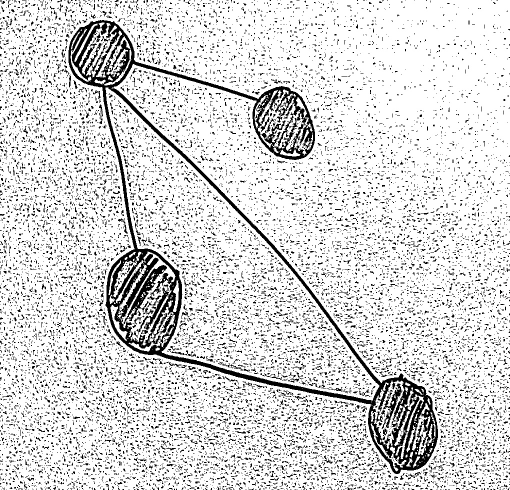
#> input picture imgPd1.jpg, 1020 x 980 px (shown at 1/2 size)
$ python -i preprocessing.py   (imports and definitions only)
#> lines starting #> are read from the running program, lines starting #| are printed output that depends on the picture; after the words box and inside, x2 and y2 are one past the last pixel; in counts of white or black regions, pixels touching at a corner belong together
#> further down, picture is the input picture: shape (980, 1020, 3); min 0, max 255, mean 215.9
import cv2 as cv
import numpy as np

def preprocessingMain(img):
    img = cv.cvtColor(img, cv.COLOR_BGR2GRAY)
    img = cv.resize(img, (1020, 980))
    h,w=img.shape
#> h = 980; w = 1020
    bg=np.array([ [img[0,0], img[0,-1]],[img[-1,0],img[-1,-1]] ])
#> bg = [[254, 255], [254, 255]]
    bg=cv.resize(bg, (w, h))
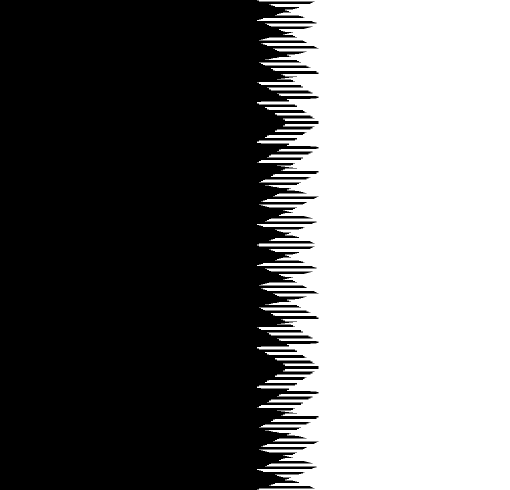
#> bg: shape (980, 1020) (shown at 1/2 size); values 254 (black) and 255 (white), 43.6% white; 1 white region, box (x1, y1, x2, y2) and area: (514, 0, 1020, 980) 435876
    img=cv.absdiff(img,bg)
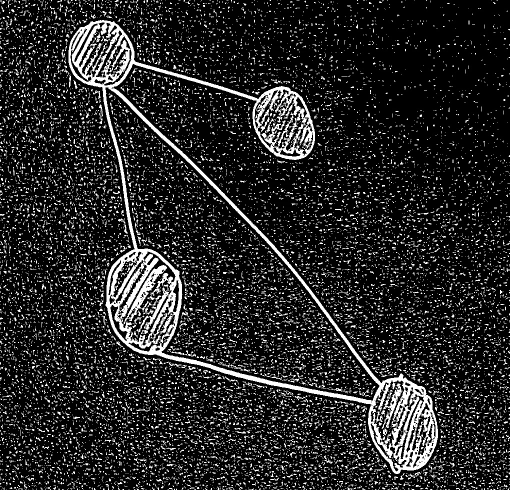
#> img: shape (980, 1020) (shown at 1/2 size); min 0, max 255, mean 39.1
    bw=cv.threshold(img, 40, 255, cv.THRESH_BINARY_INV)[1]
#> bw: shape (980, 1020); 84.8% white; 14336 black regions (13476 under 20 px), largest, box (x1, y1, x2, y2) and area: (137, 40, 876, 948) 50751, (247, 530, 334, 648) 1807, (763, 767, 805, 858) 937
    retval, labels, stats, centroids=cv.connectedComponentsWithStats(bw)
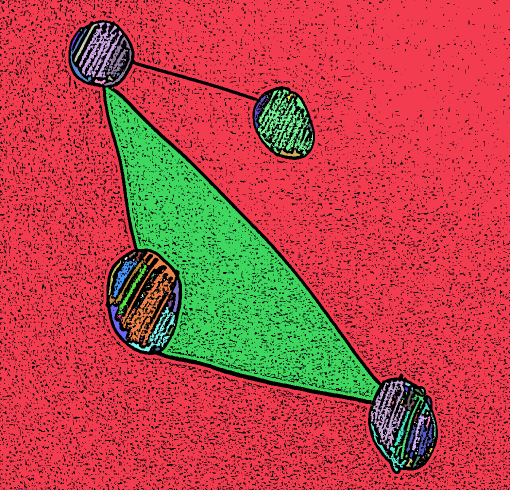
#> labels: shape (980, 1020) int32 (shown at 1/2 size); 227 distinct labels, from 0 to 226; one colour per label, 0 black
#> retval = 227; stats = 227 rows, first 6: [0, 0, 1020, 980, 151678], [0, 0, 1020, 980, 708182], [158, 45, 86, 110, 3165], [149, 47, 46, 77, 402], [171, 56, 1, 1, 1], [161, 59, 3, 3, 6]; centroids = 227 pairs, first value 0 to 869, second value 56 to 978.8
    idx=np.nonzero(stats[:,4]<5000) # select by area
    bw=bw-255*np.isin(labels, idx)
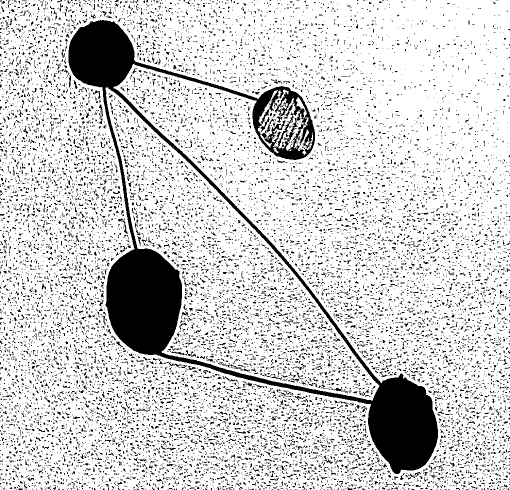
#> bw: shape (980, 1020) int64 (shown at 1/2 size); 82.3% white; 14216 black regions (13381 under 20 px), largest, box (x1, y1, x2, y2) and area: (137, 40, 876, 948) 80228, (523, 249, 540, 277) 140, (521, 218, 538, 248) 132
    bw=cv.bitwise_not(np.uint8(bw))
    cv.imwrite("debugPics/0imgAfterPreprocessing.png", bw)
    return bw

def alternativeGaussianPreprocessing(img):
    img = cv.cvtColor(img, cv.COLOR_BGR2GRAY)
    img = cv.resize(img, (1020, 980))
    img = cv.GaussianBlur(img,(11, 11),0)
    img = cv.adaptiveThreshold(img,255,cv.ADAPTIVE_THRESH_GAUSSIAN_C,cv.THRESH_BINARY_INV,11,2)
    cv.imwrite("debugPics/0imgAfterPreprocessing.png", img)
    return img

def alternativeOtsuPreprocessing(img):
    img = cv.cvtColor(img, cv.COLOR_BGR2GRAY)
    img = cv.resize(img, (1020, 980))
    #img = cv.GaussianBlur(img,(5,5),0)
    hist,img = cv.threshold(img,0,255,cv.THRESH_BINARY_INV+cv.THRESH_OTSU)
    cv.imwrite("debugPics/0imgAfterPreprocessing.png", img)
    return img

def binarizationTests(imgs):
    num = 0
    for i in imgs:
        img = cv.imread(i)
        cv.imwrite(f"debugPics/img{num}AfterPreprocessingGaussian.png", alternativeGaussianPreprocessing(img) )
        cv.imwrite(f"debugPics/img{num}AfterPreprocessingOtsu.png",  alternativeOtsuPreprocessing(img) )
        cv.imwrite(f"debugPics/img{num}AfterPreprocessingMain.png", preprocessingMain(img) )
        num+=1

>>> import cv2
>>> picture = cv2.imread('imgPd1.jpg')
>>> result = preprocessingMain(picture)

$ run again, on imgPd2.jpg
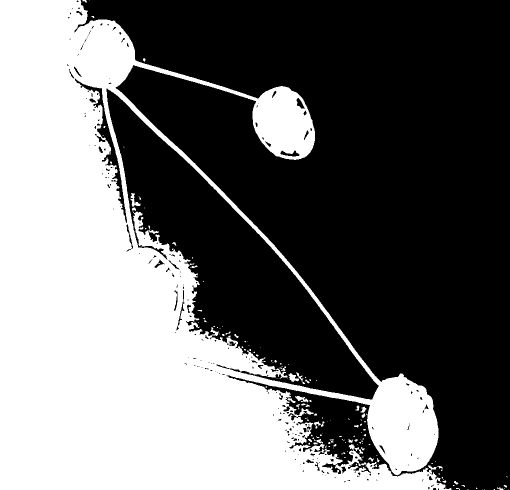
#> input picture imgPd2.jpg, 1020 x 980 px (shown at 1/2 size)
#> picture is the input picture: shape (980, 1020, 3); min 0, max 255, mean 107.2
#> in preprocessingMain, `bg=np.array([ [img[0,0], img[0,-1]],[img[-1,0],img[-1,-1]] ])`: bg = [[255, 0], [255, 0]]
#> in preprocessingMain, `retval, labels, stats, centroids=cv.connectedComponentsWithStats(bw)`:
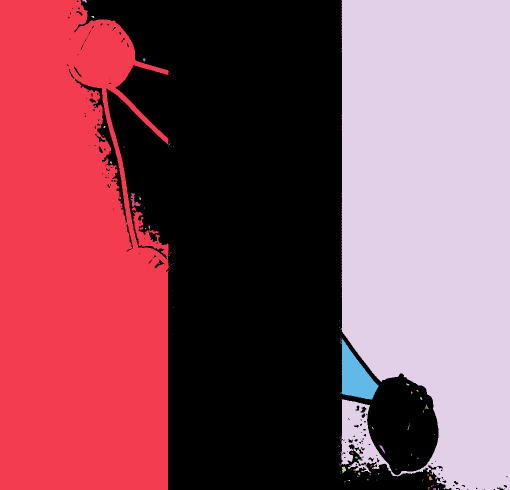
#> labels: shape (980, 1020) int32 (shown at 1/2 size); 114 distinct labels, from 0 to 113; one colour per label, 0 black
#> retval = 114; stats = 114 rows, first 6: [135, 0, 882, 980, 419312], [0, 0, 340, 980, 282079], [165, 0, 9, 5, 28], [178, 0, 1, 1, 1], [681, 0, 339, 980, 292439], [183, 32, 6, 4, 16]; centroids = 114 pairs, first value 149 to 876.5, second value 0 to 978
#> in preprocessingMain, `bw=bw-255*np.isin(labels, idx)`:
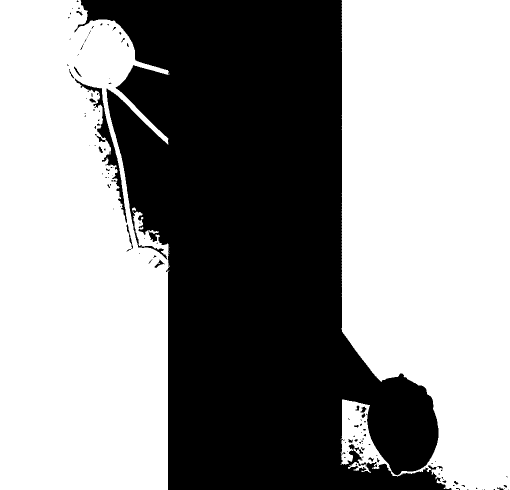
#> bw: shape (980, 1020) int64 (shown at 1/2 size); 57.5% white; 122 black regions (96 under 20 px), largest, box (x1, y1, x2, y2) and area: (149, 0, 903, 980) 420277, (149, 157, 254, 446) 3043, (253, 448, 266, 503) 150
